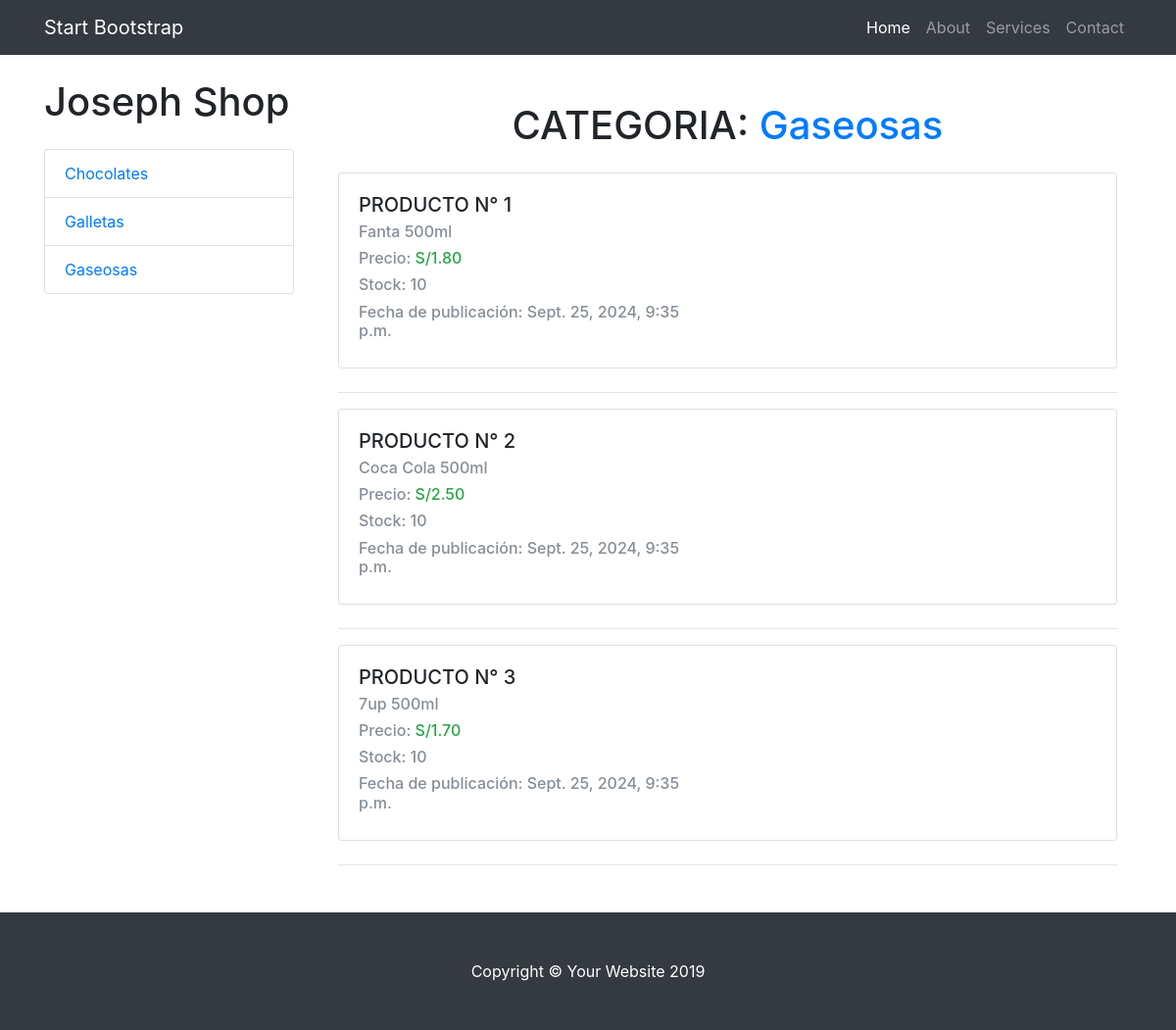
/tienda/categoria/1/, run on the app's committed database.
### tienda/models.py (models this page shows, shortened)
class Categoria(models.Model):
    nombre = models.CharField(max_length=200)
    pub_date = models.DateTimeField('fecha de registro',auto_now=True)
    def __str__(self):
        return self.nombre

class Producto(models.Model):
    categoria = models.ForeignKey(Categoria,on_delete=models.CASCADE)
    nombre = models.CharField(max_length=200)
    precio = models.DecimalField(max_digits=6,decimal_places=2)
    stock = models.IntegerField(default=0)
    pub_date = models.DateTimeField('date published')

### tienda/views.py (the view)
# urls.py: path("categoria/<int:categoria_id>/", views.categoria, name="categoria"),
def categoria (request, categoria_id):
    categoria_list = Categoria.objects.order_by('nombre')[:3]
    categoriaName = Categoria.objects.get(pk=categoria_id)
    productos = Producto.objects.filter(categoria = categoria_id)
    context = {
        'productos': productos,
        'categoria_list': categoria_list,
        'categoriaName': categoriaName
    }
    return render(request, 'categoria.html', context)

### tienda/templates/categoria.html
{% extends 'layout.html' %}
{% block content %}
<div class="container my-5">
    <h1 class="text-center mb-4">CATEGORIA: <span class="text-primary">{{ categoriaName.nombre }}</span></h1>
    {% for producto in productos %}
    <div class="card mb-4 shadow-sm">
        <div class="card-body">
            <h5 class="card-title">PRODUCTO N° {{ producto.id }}</h5>
            <h6 class="card-subtitle mb-2 text-muted">{{ producto.nombre }}</h6>
            <div class="row">
                <div class="col-md-6">
                    <h6 class="text-secondary">Precio: <span class="fw-bold text-success">S/{{ producto.precio }}</span></h6>
                    <h6 class="text-secondary">Stock: <span class="fw-bold">{{ producto.stock }}</span></h6>
                    <h6 class="text-secondary">Fecha de publicación: <span class="fw-bold">{{ producto.pub_date }}</span></h6>
                </div>
            </div>
        </div>
    </div>
    <hr>
    {% endfor %}
</div>
{% endblock %}

### tienda/templates/layout.html (shortened to what this page needs)
{% load static %}
<!DOCTYPE html>
<html lang="en">
  <head>
    <link rel="stylesheet" href="{% static 'vendor/bootstrap/css/bootstrap.min.css'%}">
    <link rel="stylesheet" href="{% static 'css/shop.css'%}">
  </head>
  <body>
    <nav class="navbar navbar-expand-lg navbar-dark bg-dark fixed-top">
      <div class="container">
        <a class="navbar-brand" href="#">Start Bootstrap</a>
        <div class="collapse navbar-collapse" id="navbarResponsive">
          <ul class="navbar-nav ml-auto">
            <li class="nav-item active">
              <a class="nav-link" href="{% url 'index' %}">Home
              </a>
            </li>
            <li class="nav-item">
              <a class="nav-link" href="#">About</a>
            </li>
            <li class="nav-item">
              <a class="nav-link" href="#">Services</a>
            </li>
            <li class="nav-item">
              <a class="nav-link" href="#">Contact</a>
            </li>
          </ul>
        </div>
      </div>
    </nav>
    <div class="container">
      <div class="row">
        <div class="col-lg-3">
          <h1 class="my-4">Joseph Shop</h1>
          <div class="list-group">
            {% for cat in categoria_list %}
            <a href="/tienda/categoria/{{ cat.id }}" class="list-group-item">{{cat}}</a>
            {% endfor %}
          </div>
        </div>
        <div class="col-lg-9">
            {% block content %}
            {% endblock %}
        </div>
      </div>
    </div>
    <footer class="py-5 bg-dark">
      <div class="container">
        <p class="m-0 text-center text-white">Copyright &copy; Your Website 2019</p>
      </div>
    </footer>
  </body>
</html>

### tienda/static/css/shop.css (style rules this page uses)
body { padding-top: 54px; }
@media (min-width: 992px) { body { padding-top: 56px; } }

### data on the page
Categoria: nombre "Chocolates"
Categoria: nombre "Galletas"
Categoria: nombre "Gaseosas"
Producto: id "1", nombre "Fanta 500ml", precio "1.80", stock "10", pub_date "Sept. 25, 2024, 9:35 p.m."
Producto: id "2", nombre "Coca Cola 500ml", precio "2.50", stock "10", pub_date "Sept. 25, 2024, 9:35 p.m."
Producto: id "3", nombre "7up 500ml", precio "1.70", stock "10", pub_date "Sept. 25, 2024, 9:35 p.m."
